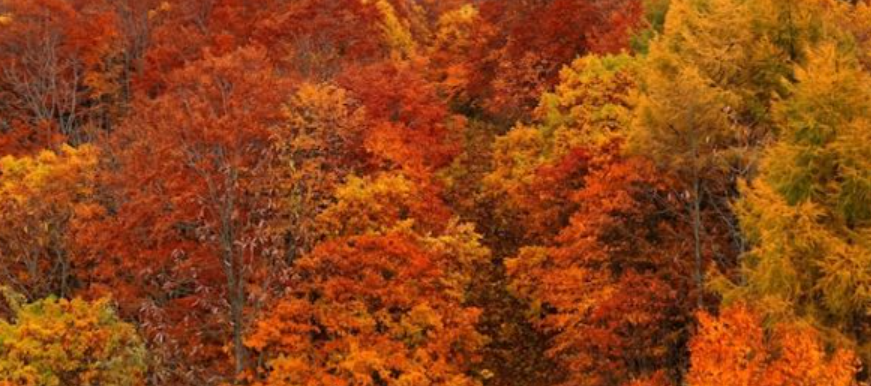
#> input picture difine_rural/help/red.png, 871 x 386 px
$ jupyter execute --allow-errors Untitled.ipynb
#> lines starting #> are read from the running program, lines starting #| are printed output that depends on the picture
[cell 1]
import pandas as pd
import numpy as np
import cv2
import csv
import matplotlib.pyplot as plt
import mglearn
from sklearn.neural_network import MLPClassifier

[cell 2]
red_image= cv2.imread('./red.png')
#> red_image is the input picture: shape (386, 871, 3); mean B, G, R 21.7, 67.7, 143.7
green_image= cv2.imread('./green.png')
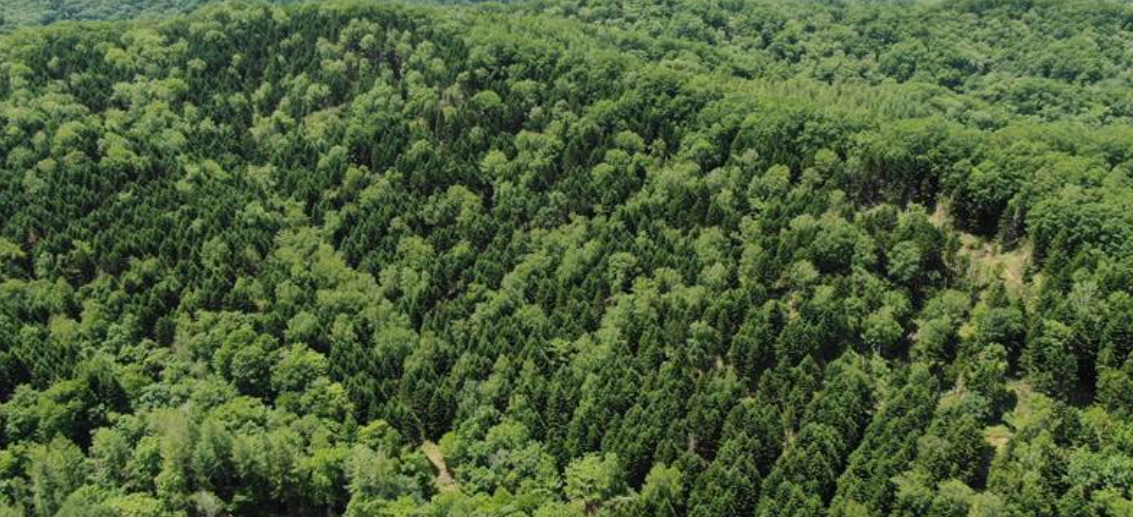
#> input picture difine_rural/help/green.png, 1133 x 517 px
#> green_image is the input picture: shape (517, 1133, 3); mean B, G, R 56.8, 96.3, 77.4

coordinate = pd.read_csv('./coordinate.csv', header = None)
#> (reads difine_rural/coordinate.csv from the repository)
coordinate = coordinate.values

bgr = []
for i in range(0, 30, 1):
    bgr.append(np.append(red_image[coordinate[i][1], coordinate[i][0], :], 1))
#> after the loop, bgr = 30 items, first 6: [28, 68, 145, 1], [28, 59, 129, 1], [26, 57, 128, 1], [24, 62, 149, 1], [35, 65, 158, 1], [27, 58, 131, 1]

for i in range(0, 30, 1):
    bgr.append(np.append(green_image[coordinate[i][1], coordinate[i][0], :], 0))
#> after the loop, bgr = 60 items, first 6: [28, 68, 145, 1], [28, 59, 129, 1], [26, 57, 128, 1], [24, 62, 149, 1], [35, 65, 158, 1], [27, 58, 131, 1]

with open('./help.csv', 'w') as file:
    writer = csv.writer(file, lineterminator='\n')
    writer.writerows(bgr)

[cell 3]
bgr_array = cv2.imread('./test.jpg')
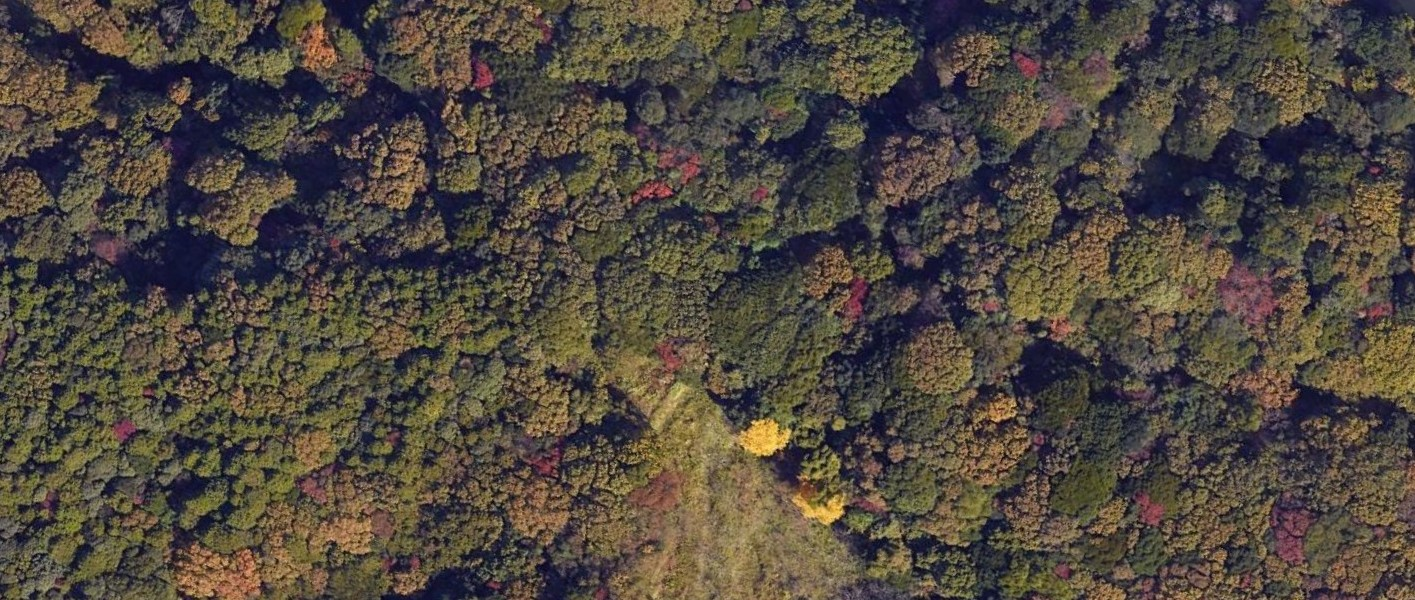
#> input picture difine_rural/help/test.jpg, 1415 x 600 px
#> bgr_array is the input picture: shape (600, 1415, 3); mean B, G, R 63.3, 72.1, 80.2
#> (the rest of this cell did not finish here and is left out)

[cell 4]
data = pd.read_csv('./help.csv', header = None)
test = pd.read_csv('./answer_bgr.csv', header = None)
#> (reads answer_bgr.csv from the repository)
data = data.values
test = test.values
X_data = data[:,:-1]
y_data = data[:,-1]
X_test = test[:,:-1]
y_test = test[:,-1]

sum_train = 0
sum_test = 0
max_test = 0

for i in range(50):
    mlp = MLPClassifier(solver = "lbfgs", max_iter = 500, hidden_layer_sizes = [10]).fit(X_data, y_data)
    predict = mlp.predict(X_test)
    predict_sea = predict[0:11]
    predict_land = predict[11:]
    if max_test < mlp.score(X_test, y_test):
        max_test = mlp.score(X_test, y_test)
    sum_train += mlp.score(X_data, y_data)
    sum_test += mlp.score(X_test, y_test)

predict = mlp.predict(X_test)
predict_sea = predict[0:11]
predict_land = predict[11:]

print("予測結果 \n 紅葉ではない:{} \n 紅葉:{}".format(predict_sea, predict_land))
print("Accuracy on training set: {:.3f}".format(sum_train/50))
print("Accuracy on test set: {:.3f}".format(sum_test/50))
print("Max on training set: {:.3f}".format(max_test))
# print("F1 score: {:.4f}".format(f1_score(y_test, predict)))

[cell 5]
product1_image= cv2.imread('./test.jpg')
data = pd.read_csv('./help.csv', header = None)
resize_image = cv2.resize(product1_image, (1920, 1080))
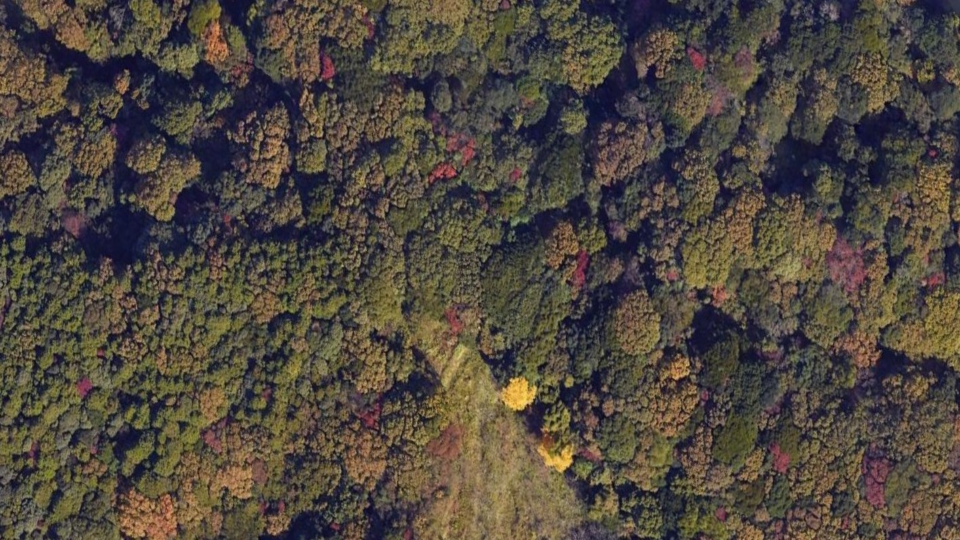
#> resize_image: shape (1080, 1920, 3) (shown at 1/2 size); mean B, G, R 63.1, 72, 80.1
height, width, channels = resize_image.shape[:3]
#> height = 1080; width = 1920; channels = 3

product1_bgr = np.empty((0, 3))
#> product1_bgr = empty array
for i in range(1, height, 5):
    for j in range(1, width, 5):
        tmp = np.array(resize_image[i, j, :])
        product1_bgr = np.append(product1_bgr, np.array([tmp]), axis = 0)

data = data.values

X_data = data[:,:-1]
y_data = data[:,-1]
X_test = product1_bgr
cell = int((width * height) / 25)
#> cell = 82944

mlp = MLPClassifier(solver = "lbfgs", max_iter = 500, hidden_layer_sizes = [10]).fit(X_data, y_data)
predict = mlp.predict(X_test)
predict_sum = sum(predict)
#> predict_sum = 14282

forest_per = 1 - (predict_sum / cell)
#> forest_per = 0.828

print("紅葉の割合 {:.3f}%".format(forest_per * 100))
#| 紅葉の割合 82.781%
